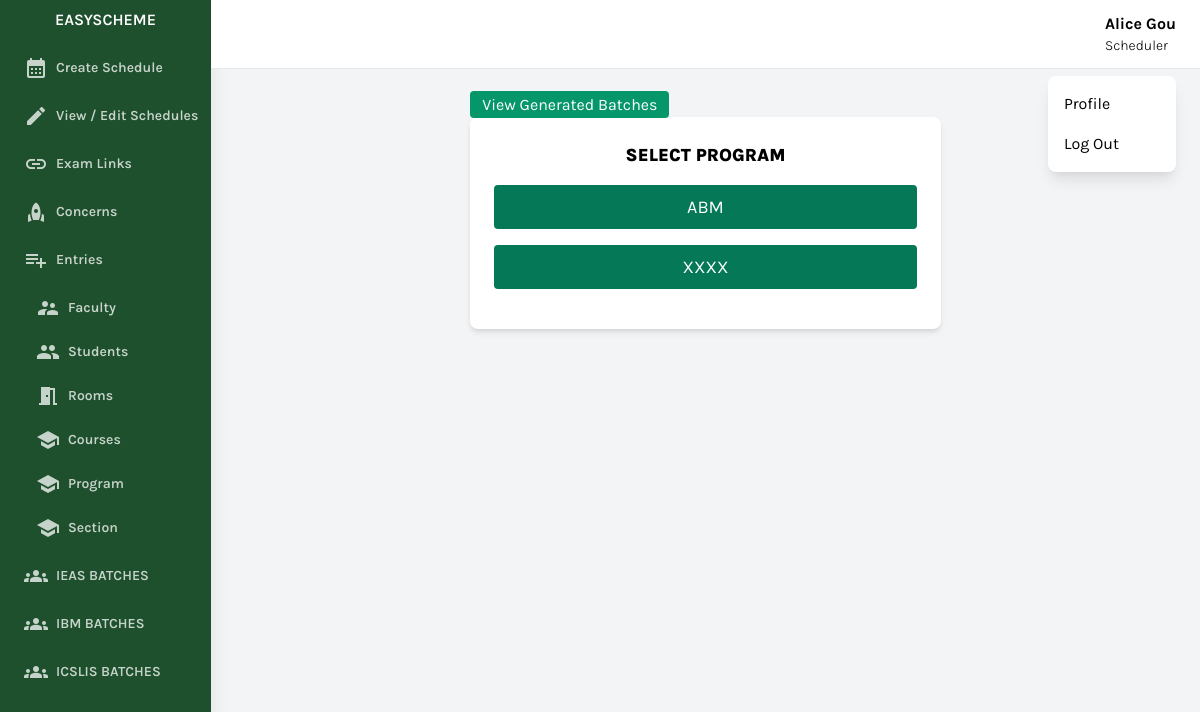
Page /scheduler/view-batch-programs.php?i=2 (signed in) on the committed database.
### tables this page shows
CREATE TABLE `user` (
  `id` bigint(20) NOT NULL,
  `name` varchar(256) NOT NULL,
  `username` varchar(256) NOT NULL,
  `password` varchar(256) NOT NULL,
  `position` varchar(256) NOT NULL,
  `status` int(11) NOT NULL DEFAULT 0
);

CREATE TABLE `program_details` (
  `id` bigint(20) NOT NULL,
  `program_name` varchar(256) NOT NULL,
  `institute` bigint(20) NOT NULL,
  `status` int(11) NOT NULL DEFAULT 0
);

### conn/conn.php (called while the page is built, shortened)
<?php
class DatabaseHandler {
    private $pdo;
    public function __construct() {
        $dbHost = 'localhost';
        $dbPort = '3306';
        $dbName = DBNAME;
        $dbUser = DBUSER;
        $dbPassword = DBPASSWORD;
        try {
            $dsn = "mysql:host=$dbHost;port=$dbPort;dbname=$dbName";
            $this->pdo = new PDO($dsn, $dbUser, $dbPassword);
            $this->pdo->setAttribute(PDO::ATTR_ERRMODE, PDO::ERRMODE_EXCEPTION);
        } catch (PDOException $e) {
            echo "Connection failed: " . $e->getMessage();
        }
    }
    public function getAllRowsFromTable($tableName) {
        try {
            $stmt = $this->pdo->prepare("SELECT * FROM $tableName WHERE status = 0");
            $stmt->execute();
            $result = $stmt->fetchAll(PDO::FETCH_ASSOC);
            return $result;
        } catch (PDOException $e) {
            echo "Query failed: " . $e->getMessage();
        }
    }
    public function getIdByColumnValue($tableName, $columnName, $columnValue, $idColumnName) {
        try {
            $stmt = $this->pdo->prepare("SELECT $idColumnName FROM $tableName WHERE $columnName = :column_value");
            $stmt->bindParam(':column_value', $columnValue);
            $stmt->execute();
            $result = $stmt->fetch(PDO::FETCH_ASSOC);
            if ($result) {
                return $result[$idColumnName];
            } else {
                return null;
            }
        } catch (PDOException $e) {
            return null;
        }
    }
}
?>

### scheduler/view-batch-programs.php (the view, shortened to what this page needs)
<?php
include 'components/header.php';
if(!isset($_GET['i']))
{
        echo
        "<script>
            window.location.href='profile.php'
        </script>";
}else{
    $institute_id = htmlentities($_GET['i']);
}
?>
<div class="w-full h-screen overflow-x-hidden border-t flex flex-col">
    <main class="w-full flex justify-center items-center p-6">
        <div class="w-full sm:w-1/2">
        <a href="generated_batches.php?i=<?=$institute_id ?>" class="bg-green-600 text-white rounded px-3 py-1">View Generated Batches</a>
            <div class="card bg-white shadow-md rounded-lg p-6">
                <h2 class="text-lg text-center font-extrabold mb-4 text-transform: uppercase">Select Program</h2>
                <?php
                $rows = $db->getAllRowsFromTable('program_details');
                if(count($rows)>0){
                    foreach ($rows as $row ) {
                        $name = $row['program_name'];
                        $id = $row['id'];
                        if($row['institute']==$institute_id)
                        {
                            echo '<a href="batch-generator.php?i='.$id.'">
                                <h2 class="text-lg bg-green-700 rounded text-white px-3 py-2  text-center  mb-4 text-transform: uppercase">'.$name.'</h2>
                            </a>';
                        }
                    }
                }
                ?>
            </div>
        </div>
    </main>
</div>
<?php
include 'components/footer.php';
?>

### scheduler/components/header.php (shortened to what this page needs)
<?php
include '../conn/conn.php';
$db = new DatabaseHandler();
$user_name = ucwords($db->getIdByColumnValue('user', 'id',$_SESSION['id'],'name'));
$user_position = ucwords($db->getIdByColumnValue('user', 'id',$_SESSION['id'],'position'));
?>
<!DOCTYPE html>
<html lang="en">
<head>
    <link href="https://cdnjs.cloudflare.com/ajax/libs/tailwindcss/2.2.19/tailwind.min.css" rel="stylesheet">
</head>
<body class="bg-gray-100 font-family-karla flex">
    <aside class="relative bg-sidebar h-screen w-64 hidden sm:block shadow-xl">
        <div class="p-2  text-center">
            <a href="" class="text-white  font-semibold uppercase hover:text-gray-300">
                        <p>EasyScheme</p>
            </a>
        </div>
        <nav x-data="{ openItem: null }" class="text-white text-base font-semibold ">
            <a href="create-schedule.php" class="nav-1 flex items-center text-white opacity-75 text-sm hover:opacity-100 py-2 m-2 rounded-lg  pl-4 nav-item">
                <i class="material-icons mr-2">calendar_month</i>
                Create Schedule
            </a>
            <a href="view-edit-schedule.php" class="nav-2 flex items-center text-white opacity-75 text-sm hover:opacity-100 py-2 m-2 rounded-lg  pl-4 nav-item">
                <i class="material-icons mr-2">edit</i>
                View / Edit Schedules
            </a>
            <a href="view-exam-links.php" class="nav-3 flex items-center text-white opacity-75 text-sm hover:opacity-100 py-2 m-2 rounded-lg  pl-4 nav-item">
                <i class="material-icons mr-2">link</i>
                Exam Links
            </a>
            <a href="raise-concerns.php" class="nav-10 flex items-center text-white opacity-75 text-sm hover:opacity-100 py-2 m-2 rounded-lg  pl-4 nav-item">
                <i class="material-icons mr-2">rocket</i>
                Concerns
            </a>
            <a @click="openItem === 1 ? openItem = null : openItem = 1"  class="entries flex items-center text-white opacity-75 text-sm hover:opacity-100 py-2 m-2 rounded-lg  pl-4 nav-item">
                <i class="material-icons mr-2">playlist_add</i>
                Entries
            </a>
            <a href="view-entries.php?type=faculty">
                <div x-show="openItem === 1" class="nav-4 flex items-center text-white opacity-75 text-sm hover:opacity-100 py-1 my-3 mx-5 m-0 rounded-lg  pl-4 nav-item">
                    <i class="material-icons mr-2">supervisor_account</i>
                    Faculty
                </div>
            </a>
            <a href="view-entries.php?type=student">
                <div x-show="openItem === 1" class="nav-5 flex items-center text-white opacity-75 text-sm hover:opacity-100 py-1 my-3 mx-5 m-0 rounded-lg  pl-4 nav-item">
                    <i class="material-icons mr-2">group</i>
                    Students
                </div>
            </a>
            <a href="view-room-table.php">
            <div x-show="openItem === 1" class="nav-6 flex items-center text-white opacity-75 text-sm hover:opacity-100 py-1 my-3 mx-5 m-0 rounded-lg  pl-4 nav-item">
                    <i class="material-icons mr-2">meeting_room</i>
                    Rooms
                </div>
           </a>
            <a href="view-course-table.php">
                <div x-show="openItem === 1" class="nav-7 flex items-center text-white opacity-75 text-sm hover:opacity-100 py-1 my-3 mx-5 m-0 rounded-lg  pl-4 nav-item">
                    <i class="material-icons mr-2">school</i>
                    Courses
                </div>
            </a>
            <a href="view-program-table.php">
                <div x-show="openItem === 1" class="nav-8 flex items-center text-white opacity-75 text-sm hover:opacity-100 py-1 my-3 mx-5 m-0 rounded-lg  pl-4 nav-item">
                    <i class="material-icons mr-2">school</i>
                    Program
                </div>
            </a>
            <a href="view-section-table.php">
                <div x-show="openItem === 1" class="nav-9 flex items-center text-white opacity-75 text-sm hover:opacity-100 py-1 my-3 mx-5 m-0 rounded-lg  pl-4 nav-item">
                    <i class="material-icons mr-2">school</i>
                    Section
                </div>
            </a>
            <a href="view-batch-programs.php?i=1" class="nav-11 flex items-center text-white opacity-75 text-sm hover:opacity-100 py-2 m-2 rounded-lg  pl-4 nav-item">
                <i class="material-icons mr-2">groups</i>
                IEAS BATCHES
            </a>
            <a href="view-batch-programs.php?i=2" class="nav-12 flex items-center text-white opacity-75 text-sm hover:opacity-100 py-2 m-2 rounded-lg  pl-4 nav-item">
                <i class="material-icons mr-2">groups</i>
                IBM BATCHES
            </a>
            <a href="view-batch-programs.php?i=3" class="nav-13 flex items-center text-white opacity-75 text-sm hover:opacity-100 py-2 m-2 rounded-lg  pl-4 nav-item">
                <i class="material-icons mr-2">groups</i>
                ICSLIS BATCHES
            </a>
        </nav>
    </aside>
    <div class="relative w-full flex flex-col h-screen overflow-y-hidden">
        <header class="w-full items-center bg-white py-3 px-6 hidden sm:flex">
            <div x-data="{ isOpen: false }" class="relative w-1/2 flex justify-end">
                <div class="grid grid-cols-2 items-center justify-center">
                    <div class="grid " style="cursor:pointer" @click="isOpen = !isOpen">
                        <p class="text-base font-bold"><?=$user_name?></p>
                        <p class="text-sm font-light"><?=$user_position?></p>
                    </div>
                </div>
                <button x-show="isOpen" @click="isOpen = false" class="h-full w-full fixed inset-0 cursor-default"></button>
                <div x-show="isOpen" class="absolute w-32 bg-white rounded-lg shadow-lg py-2 mt-16">
                    <a href="profile.php" class="block px-4 py-2 account-link hover:text-white">Profile</a>
                    <a href="../" class="block px-4 py-2 account-link hover:text-white">Log Out</a>
                </div>
            </div>
        </header>

### scheduler/components/header.php (style rules this page uses)
.font-family-karla { font-family: karla; }
.bg-sidebar { background: #1e502d; }

### rows in the picture
user: name "Alice Gou", position "Scheduler"
program_details: program_name "ABM"
program_details: program_name "XXXX"
